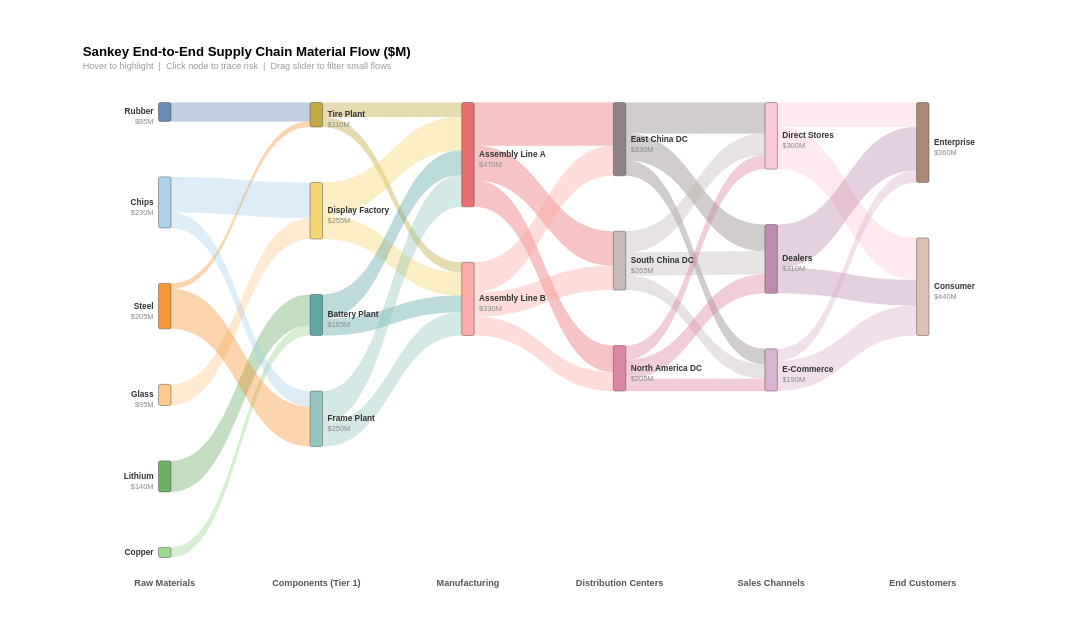

Express this chart as Vega-Lite.
### Vega specification from a JSON file in a GitHub repository (floating-point values rounded to 4 significant figures)
{"$schema": "https://vega.github.io/schema/vega/v5.json", "description": "Sankey End-to-End Manufacturing Supply Chain (Data-Driven Architecture)", "width": 1100, "height": 550, "padding": {"left": 100, "right": 120, "top": 55, "bottom": 50}, "background": "white", "_metadata": {"chart_type": "sankey_multi_stage", "title": "Sankey End-to-End Supply Chain Material Flow", "topic": "manufacturing_supply_chain", "architecture": "data-driven layout via Vega transform pipeline", "value_unit": "Millions USD"}, "signals": [{"name": "nodeWidth", "value": 15}, {"name": "nodeGap", "value": 250}, {"name": "threshold", "value": 0, "bind": {"input": "range", "min": 0, "max": 100, "step": 5, "name": "Min Flow ($M): "}}, {"name": "nodeHover", "value": null, "on": [{"events": "@nodeRect:mouseover", "update": "datum.name"}, {"events": "@nodeRect:mouseout", "update": "null"}]}, {"name": "edgeHover", "value": null, "on": [{"events": "@edgeMark:mouseover", "update": "datum.linkId"}, {"events": "@edgeMark:mouseout", "update": "null"}]}, {"name": "selectedNode", "value": null, "on": [{"events": "@nodeRect:click!", "update": "selectedNode === datum.name ? null : datum.name"}, {"events": [{"type": "click", "markname": "resetBtn"}, {"type": "dblclick"}], "update": "null"}]}], "data": [{"name": "rawLinks", "values": [{"source": "Rubber", "target": "Tire Plant", "value": 85}, {"source": "Steel", "target": "Tire Plant", "value": 25}, {"source": "Chips", "target": "Display Factory", "value": 160}, {"source": "Glass", "target": "Display Factory", "value": 95}, {"source": "Lithium", "target": "Battery Plant", "value": 140}, {"source": "Copper", "target": "Battery Plant", "value": 45}, {"source": "Steel", "target": "Frame Plant", "value": 180}, {"source": "Chips", "target": "Frame Plant", "value": 70}, {"source": "Tire Plant", "target": "Assembly Line A", "value": 65}, {"source": "Tire Plant", "target": "Assembly Line B", "value": 45}, {"source": "Display Factory", "target": "Assembly Line A", "value": 150}, {"source": "Display Factory", "target": "Assembly Line B", "value": 105}, {"source": "Battery Plant", "target": "Assembly Line A", "value": 110}, {"source": "Battery Plant", "target": "Assembly Line B", "value": 75}, {"source": "Frame Plant", "target": "Assembly Line A", "value": 145}, {"source": "Frame Plant", "target": "Assembly Line B", "value": 105}, {"source": "Assembly Line A", "target": "East China DC", "value": 195}, {"source": "Assembly Line A", "target": "South China DC", "value": 155}, {"source": "Assembly Line A", "target": "North America DC", "value": 120}, {"source": "Assembly Line B", "target": "East China DC", "value": 135}, {"source": "Assembly Line B", "target": "South China DC", "value": 110}, {"source": "Assembly Line B", "target": "North America DC", "value": 85}, {"source": "East China DC", "target": "Direct Stores", "value": 140}, {"source": "East China DC", "target": "Dealers", "value": 120}, {"source": "East China DC", "target": "E-Commerce", "value": 70}, {"source": "South China DC", "target": "Direct Stores", "value": 95}, {"source": "South China DC", "target": "Dealers", "value": 105}, {"source": "South China DC", "target": "E-Commerce", "value": 65}, {"source": "North America DC", "target": "Direct Stores", "value": 65}, {"source": "North America DC", "target": "Dealers", "value": 85}, {"source": "North America DC", "target": "E-Commerce", "value": 55}, {"source": "Direct Stores", "target": "Enterprise", "value": 110}, {"source": "Direct Stores", "target": "Consumer", "value": 190}, {"source": "Dealers", "target": "Enterprise", "value": 195}, {"source": "Dealers", "target": "Consumer", "value": 115}, {"source": "E-Commerce", "target": "Enterprise", "value": 55}, {"source": "E-Commerce", "target": "Consumer", "value": 135}]}, {"name": "nodeConfig", "values": [{"name": "Rubber", "depth": 0, "order": 0}, {"name": "Chips", "depth": 0, "order": 1}, {"name": "Steel", "depth": 0, "order": 2}, {"name": "Glass", "depth": 0, "order": 3}, {"name": "Lithium", "depth": 0, "order": 4}, {"name": "Copper", "depth": 0, "order": 5}, {"name": "Tire Plant", "depth": 1, "order": 0}, {"name": "Display Factory", "depth": 1, "order": 1}, {"name": "Battery Plant", "depth": 1, "order": 2}, {"name": "Frame Plant", "depth": 1, "order": 3}, {"name": "Assembly Line A", "depth": 2, "order": 0}, {"name": "Assembly Line B", "depth": 2, "order": 1}, {"name": "East China DC", "depth": 3, "order": 0}, {"name": "South China DC", "depth": 3, "order": 1}, {"name": "North America DC", "depth": 3, "order": 2}, {"name": "Direct Stores", "depth": 4, "order": 0}, {"name": "Dealers", "depth": 4, "order": 1}, {"name": "E-Commerce", "depth": 4, "order": 2}, {"name": "Enterprise", "depth": 5, "order": 0}, {"name": "Consumer", "depth": 5, "order": 1}]}, {"name": "depthLabelsData", "values": [{"depth": 0, "label": "Raw Materials"}, {"depth": 1, "label": "Components (Tier 1)"}, {"depth": 2, "label": "Manufacturing"}, {"depth": 3, "label": "Distribution Centers"}, {"depth": 4, "label": "Sales Channels"}, {"depth": 5, "label": "End Customers"}]}, {"name": "filteredLinks", "source": "rawLinks", "transform": [{"type": "filter", "expr": "datum.value >= threshold"}, {"type": "formula", "expr": "datum.source + ' → ' + datum.target", "as": "linkId"}]}, {"name": "linksWithOrder", "source": "filteredLinks", "transform": [{"type": "lookup", "from": "nodeConfig", "key": "name", "fields": ["source"], "as": ["srcConfig"]}, {"type": "lookup", "from": "nodeConfig", "key": "name", "fields": ["target"], "as": ["tgtConfig"]}, {"type": "formula", "expr": "datum.srcConfig.order", "as": "srcOrder"}, {"type": "formula", "expr": "datum.tgtConfig.order", "as": "tgtOrder"}, {"type": "formula", "expr": "datum.srcConfig.depth", "as": "srcDepth"}, {"type": "formula", "expr": "datum.tgtConfig.depth", "as": "tgtDepth"}]}, {"name": "outTotals", "source": "linksWithOrder", "transform": [{"type": "aggregate", "groupby": ["source"], "fields": ["value"], "ops": ["sum"], "as": ["totalOut"]}]}, {"name": "inTotals", "source": "linksWithOrder", "transform": [{"type": "aggregate", "groupby": ["target"], "fields": ["value"], "ops": ["sum"], "as": ["totalIn"]}]}, {"name": "nodePositions", "source": "nodeConfig", "transform": [{"type": "lookup", "from": "outTotals", "key": "source", "fields": ["name"], "as": ["outInfo"]}, {"type": "lookup", "from": "inTotals", "key": "target", "fields": ["name"], "as": ["inInfo"]}, {"type": "formula", "expr": "datum.outInfo ? datum.outInfo.totalOut : 0", "as": "totalOut"}, {"type": "formula", "expr": "datum.inInfo ? datum.inInfo.totalIn : 0", "as": "totalIn"}, {"type": "formula", "expr": "max(datum.totalOut, datum.totalIn)", "as": "total"}, {"type": "filter", "expr": "datum.total > 0"}, {"type": "stack", "groupby": ["depth"], "sort": {"field": "order", "order": "ascending"}, "field": "total"}, {"type": "window", "groupby": ["depth"], "sort": {"field": "order", "order": "ascending"}, "ops": ["row_number"], "as": ["rankInDepth"]}, {"type": "formula", "expr": "datum.y0 + (datum.rankInDepth - 1) * nodeGap", "as": "y0g"}, {"type": "formula", "expr": "datum.y1 + (datum.rankInDepth - 1) * nodeGap", "as": "y1g"}]}, {"name": "sourceStacked", "source": "linksWithOrder", "transform": [{"type": "window", "groupby": ["source"], "sort": {"field": "tgtOrder", "order": "ascending"}, "ops": ["sum"], "fields": ["value"], "frame": [null, 0], "as": ["srcCumEnd"]}, {"type": "formula", "expr": "datum.srcCumEnd - datum.value", "as": "srcCumStart"}]}, {"name": "targetStacked", "source": "linksWithOrder", "transform": [{"type": "window", "groupby": ["target"], "sort": {"field": "srcOrder", "order": "ascending"}, "ops": ["sum"], "fields": ["value"], "frame": [null, 0], "as": ["tgtCumEnd"]}, {"type": "formula", "expr": "datum.tgtCumEnd - datum.value", "as": "tgtCumStart"}]}, {"name": "edges", "source": "sourceStacked", "transform": [{"type": "lookup", "from": "targetStacked", "key": "linkId", "fields": ["linkId"], "as": ["tgtInfo"]}, {"type": "formula", "expr": "datum.tgtInfo ? datum.tgtInfo.tgtCumStart : 0", "as": "tgtCumStart"}, {"type": "formula", "expr": "datum.tgtInfo ? datum.tgtInfo.tgtCumEnd : datum.value", "as": "tgtCumEnd"}, {"type": "lookup", "from": "nodePositions", "key": "name", "fields": ["source"], "as": ["srcNode"]}, {"type": "lookup", "from": "nodePositions", "key": "name", "fields": ["target"], "as": ["tgtNode"]}, {"type": "filter", "expr": "datum.srcNode && datum.tgtNode"}, {"type": "formula", "expr": "datum.srcNode.y0g + datum.srcCumStart", "as": "absSy0"}, {"type": "formula", "expr": "datum.srcNode.y0g + datum.srcCumEnd", "as": "absSy1"}, {"type": "formula", "expr": "datum.tgtNode.y0g + datum.tgtCumStart", "as": "absTy0"}, {"type": "formula", "expr": "datum.tgtNode.y0g + datum.tgtCumEnd", "as": "absTy1"}, {"type": "formula", "expr": "datum.srcNode.total > 0 ? datum.value / datum.srcNode.total : 0", "as": "srcPct"}, {"type": "formula", "expr": "datum.tgtNode.total > 0 ? datum.value / datum.tgtNode.total : 0", "as": "tgtPct"}]}], "scales": [{"name": "x", "type": "point", "range": "width", "domain": [0, 1, 2, 3, 4, 5], "padding": 0.5}, {"name": "y", "type": "linear", "range": [0, {"signal": "height"}], "domain": {"data": "nodePositions", "field": "y1g"}}, {"name": "color", "type": "ordinal", "domain": {"data": "nodeConfig", "field": "name"}, "range": {"scheme": "tableau20"}}], "marks": [{"type": "path", "name": "edgeMark", "from": {"data": "edges"}, "encode": {"update": {"path": {"signal": "'M' + (scale('x', datum.srcDepth) + nodeWidth) + ',' + scale('y', datum.absSy0) + ' C' + ((scale('x', datum.srcDepth) + nodeWidth + scale('x', datum.tgtDepth)) / 2) + ',' + scale('y', datum.absSy0) + ' ' + ((scale('x', datum.srcDepth) + nodeWidth + scale('x', datum.tgtDepth)) / 2) + ',' + scale('y', datum.absTy0) + ' ' + scale('x', datum.tgtDepth) + ',' + scale('y', datum.absTy0) + ' L' + scale('x', datum.tgtDepth) + ',' + scale('y', datum.absTy1) + ' C' + ((scale('x', datum.srcDepth) + nodeWidth + scale('x', datum.tgtDepth)) / 2) + ',' + scale('y', datum.absTy1) + ' ' + ((scale('x', datum.srcDepth) + nodeWidth + scale('x', datum.tgtDepth)) / 2) + ',' + scale('y', datum.absSy1) + ' ' + (scale('x', datum.srcDepth) + nodeWidth) + ',' + scale('y', datum.absSy1) + ' Z'"}, "fill": {"scale": "color", "field": "source"}, "fillOpacity": {"signal": "selectedNode ? (datum.source === selectedNode || datum.target === selectedNode ? 0.65 : 0.04) : nodeHover ? (datum.source === nodeHover || datum.target === nodeHover ? 0.65 : 0.08) : edgeHover === datum.linkId ? 0.75 : 0.35"}, "stroke": {"scale": "color", "field": "source"}, "strokeWidth": {"value": 0.5}, "strokeOpacity": {"signal": "selectedNode ? (datum.source === selectedNode || datum.target === selectedNode ? 0.4 : 0) : nodeHover ? (datum.source === nodeHover || datum.target === nodeHover ? 0.4 : 0) : edgeHover === datum.linkId ? 0.5 : 0.1"}, "tooltip": {"signal": "datum.source + ' → ' + datum.target + ': $' + format(datum.value, ',.0f') + 'M (' + format(datum.srcPct, '.0%') + ' of ' + datum.source + ')'"}, "cursor": {"value": "pointer"}}, "hover": {"fillOpacity": {"value": 0.8}}}}, {"type": "rect", "name": "nodeRect", "from": {"data": "nodePositions"}, "encode": {"enter": {"width": {"signal": "nodeWidth"}, "cornerRadius": {"value": 2}}, "update": {"x": {"scale": "x", "field": "depth"}, "y": {"scale": "y", "field": "y0g"}, "y2": {"scale": "y", "field": "y1g"}, "fill": {"scale": "color", "field": "name"}, "stroke": {"value": "#333"}, "strokeWidth": {"signal": "selectedNode === datum.name || nodeHover === datum.name ? 2 : 0.5"}, "fillOpacity": {"signal": "selectedNode ? (datum.name === selectedNode ? 1 : 0.25) : nodeHover === datum.name ? 1 : 0.85"}, "tooltip": {"signal": "datum.name + ': $' + format(datum.total, ',.0f') + 'M'"}, "cursor": {"value": "pointer"}}}}, {"type": "text", "from": {"data": "nodePositions"}, "interactive": false, "encode": {"update": {"x": {"signal": "datum.depth === 0 ? scale('x', datum.depth) - 6 : scale('x', datum.depth) + nodeWidth + 6"}, "y": {"signal": "(scale('y', datum.y0g) + scale('y', datum.y1g)) / 2"}, "align": {"signal": "datum.depth === 0 ? 'right' : 'left'"}, "text": {"field": "name"}, "fontSize": {"value": 10}, "fontWeight": {"value": "bold"}, "fill": {"value": "#333"}, "baseline": {"value": "middle"}, "opacity": {"signal": "selectedNode ? (datum.name === selectedNode ? 1 : 0.25) : 1"}}}}, {"type": "text", "from": {"data": "nodePositions"}, "interactive": false, "encode": {"update": {"x": {"signal": "datum.depth === 0 ? scale('x', datum.depth) - 6 : scale('x', datum.depth) + nodeWidth + 6"}, "y": {"signal": "(scale('y', datum.y0g) + scale('y', datum.y1g)) / 2 + 12"}, "align": {"signal": "datum.depth === 0 ? 'right' : 'left'"}, "text": {"signal": "abs(scale('y', datum.y0g) - scale('y', datum.y1g)) > 18 ? '$' + format(datum.total, ',.0f') + 'M' : ''"}, "fontSize": {"value": 9}, "fill": {"value": "#888"}, "baseline": {"value": "middle"}, "opacity": {"signal": "selectedNode ? (datum.name === selectedNode ? 1 : 0.25) : 1"}}}}, {"type": "text", "from": {"data": "depthLabelsData"}, "interactive": false, "encode": {"enter": {"x": {"signal": "scale('x', datum.depth) + nodeWidth / 2"}, "y": {"signal": "height + 25"}, "text": {"field": "label"}, "fontSize": {"value": 11}, "fontWeight": {"value": "bold"}, "fill": {"value": "#555"}, "baseline": {"value": "top"}, "align": {"value": "center"}}}}, {"type": "group", "data": [{"name": "showResetData", "values": [{}], "transform": [{"type": "filter", "expr": "selectedNode"}]}], "encode": {"enter": {"xc": {"signal": "width / 2"}, "y": {"value": -35}, "width": {"value": 100}, "height": {"value": 26}}}, "marks": [{"type": "group", "name": "resetBtn", "from": {"data": "showResetData"}, "encode": {"enter": {"cornerRadius": {"value": 5}, "fill": {"value": "#f5f5f5"}, "stroke": {"value": "#bbb"}, "strokeWidth": {"value": 1.5}, "height": {"field": {"group": "height"}}, "width": {"field": {"group": "width"}}, "cursor": {"value": "pointer"}}, "update": {"opacity": {"value": 1}}, "hover": {"opacity": {"value": 0.7}}}, "marks": [{"type": "text", "interactive": false, "encode": {"enter": {"xc": {"field": {"group": "width"}, "mult": 0.5}, "yc": {"field": {"group": "height"}, "mult": 0.5, "offset": 1}, "align": {"value": "center"}, "baseline": {"value": "middle"}, "fontWeight": {"value": "bold"}, "fontSize": {"value": 11}, "text": {"value": "Show All"}, "fill": {"value": "#555"}}}}]}]}], "title": {"text": "Sankey End-to-End Supply Chain Material Flow ($M)", "subtitle": "Hover to highlight  |  Click node to trace risk  |  Drag slider to filter small flows", "fontSize": 16, "subtitleFontSize": 11, "subtitleColor": "#999", "anchor": "start"}}
